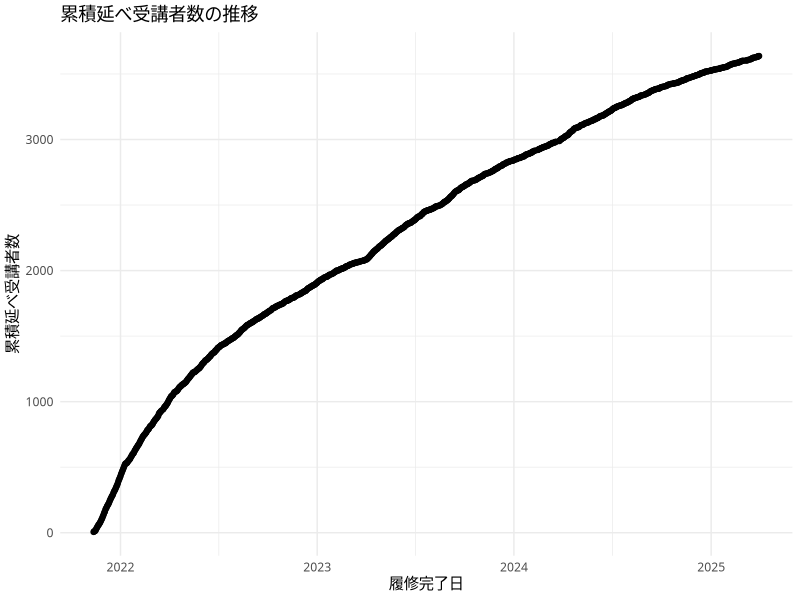
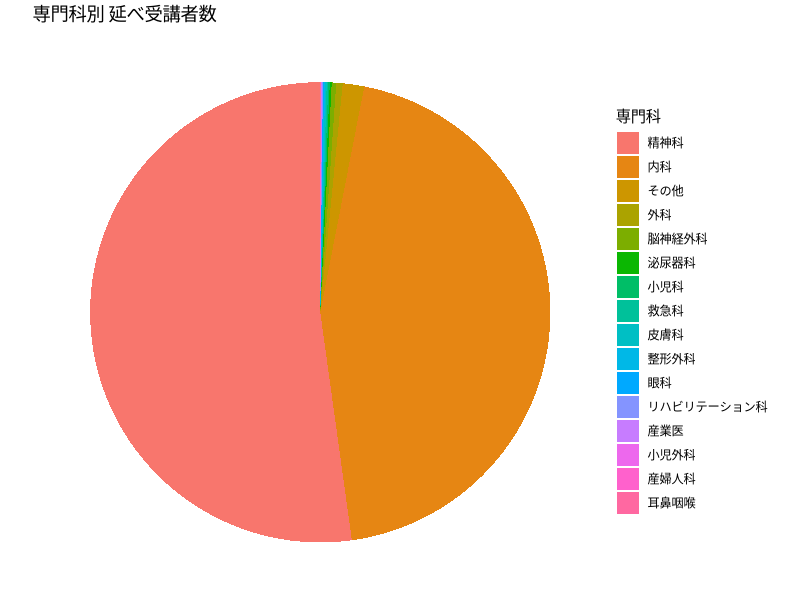

R code for these plots, in order:
## ---- chunk 1
knitr::opts_chunk$set(echo = TRUE, message = FALSE, warning = FALSE)

# 必要なパッケージの読み込み（なければインストール）
required_packages <- c("readxl", "dplyr", "lubridate", "ggplot2", "sf", "knitr", "kableExtra")
new_packages <- required_packages[!(required_packages %in% installed.packages()[,"Package"])]
if(length(new_packages)) install.packages(new_packages, repos = "https://cran.rstudio.com/")

library(readxl)
library(dplyr)
library(lubridate)
library(ggplot2)
library(sf)
library(knitr)
library(kableExtra)
## ---- chunk 2
# Excelファイルの読み込み（分類結果3を含むデータ）
df <- read_excel("reclassified_eLearning_data.xlsx")

# 履修完了日をDate型に変換
df <- df %>%
  mutate(履修完了日 = as.Date(履修完了日))
## ---- chunk 3
# 履修完了日ごとに延べ受講者数を集計し、累積数を計算
cumulative_users <- df %>%
  filter(!is.na(履修完了日)) %>% # 念のためNAを除外
  group_by(履修完了日) %>%
  summarise(日次受講者数 = n()) %>%
  arrange(履修完了日) %>%
  mutate(累積延べ受講者数 = cumsum(日次受講者数))

# 累積推移グラフの描画
ggplot(cumulative_users, aes(x = 履修完了日, y = 累積延べ受講者数)) +
  geom_line() +
  geom_point() +
  labs(title = "累積延べ受講者数の推移", x = "履修完了日", y = "累積延べ受講者数") +
  theme_minimal() + theme(text = element_text(family = "HiraginoSans-W3"))
## ---- chunk 4
# 分類結果3（専門科）ごとに延べ受講者数を集計し、降順に並べ替え
department_users <- df %>%
  filter(!is.na(分類結果3) & 分類結果3 != "") %>% # 欠損値や空文字を除外
  group_by(分類結果3) %>%
  summarise(延べ受講者数 = n()) %>%
  arrange(desc(延べ受講者数)) %>%
  mutate(分類結果3 = factor(分類結果3, levels = 分類結果3)) # 凡例の順序を保持

# 表の表示
kable(department_users, caption = "専門科別 延べ受講者数") %>%
  kable_styling(bootstrap_options = c("striped", "hover", "condensed"), full_width = F)

# 円グラフの描画
ggplot(department_users, aes(x = "", y = 延べ受講者数, fill = 分類結果3)) +
  geom_bar(stat = "identity", width = 1) +
  coord_polar("y", start = 0) +
  labs(title = "専門科別 延べ受講者数", fill = "専門科") +
  theme_void() +
  theme(text = element_text(family = "HiraginoSans-W3"))
